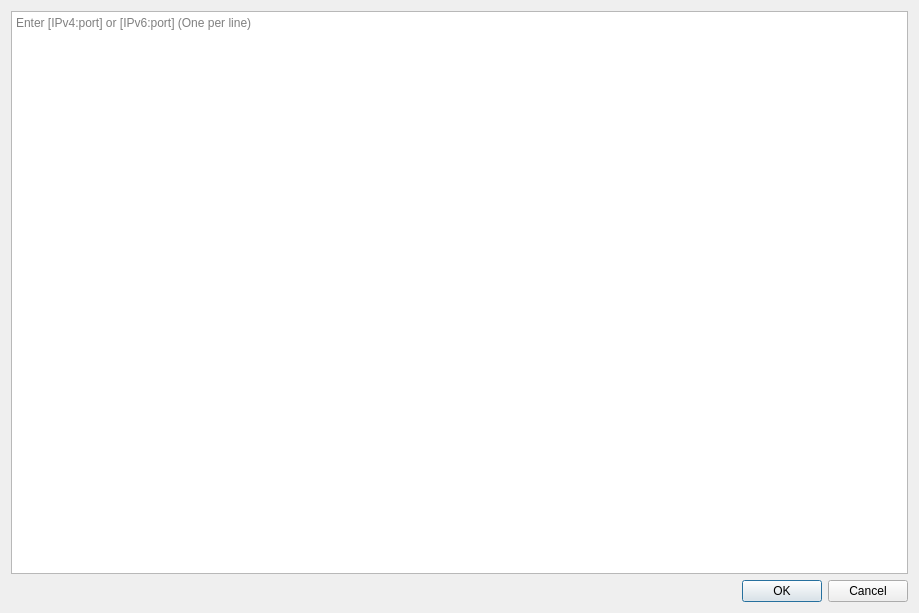
<?xml version="1.0" encoding="UTF-8"?>
<ui version="4.0">
 <class>AddPeersDialog</class>
 <widget class="QDialog" name="AddPeersDialog">
  <property name="geometry">
   <rect>
    <x>0</x>
    <y>0</y>
    <width>919</width>
    <height>613</height>
   </rect>
  </property>
  <property name="windowTitle">
   <string>Dialog</string>
  </property>
  <layout class="QVBoxLayout" name="verticalLayout">
   <item>
    <widget class="QTextEdit" name="textEdit">
     <property name="placeholderText">
      <string>Enter [IPv4:port] or [IPv6:port] (One per line)</string>
     </property>
    </widget>
   </item>
   <item>
    <widget class="QDialogButtonBox" name="buttonBox">
     <property name="orientation">
      <enum>Qt::Orientation::Horizontal</enum>
     </property>
     <property name="standardButtons">
      <set>QDialogButtonBox::StandardButton::Cancel|QDialogButtonBox::StandardButton::Ok</set>
     </property>
    </widget>
   </item>
  </layout>
 </widget>
 <resources/>
 <connections>
  <connection>
   <sender>buttonBox</sender>
   <signal>accepted()</signal>
   <receiver>AddPeersDialog</receiver>
   <slot>accept()</slot>
   <hints>
    <hint type="sourcelabel">
     <x>248</x>
     <y>254</y>
    </hint>
    <hint type="destinationlabel">
     <x>157</x>
     <y>274</y>
    </hint>
   </hints>
  </connection>
  <connection>
   <sender>buttonBox</sender>
   <signal>rejected()</signal>
   <receiver>AddPeersDialog</receiver>
   <slot>reject()</slot>
   <hints>
    <hint type="sourcelabel">
     <x>316</x>
     <y>260</y>
    </hint>
    <hint type="destinationlabel">
     <x>286</x>
     <y>274</y>
    </hint>
   </hints>
  </connection>
 </connections>
</ui>
